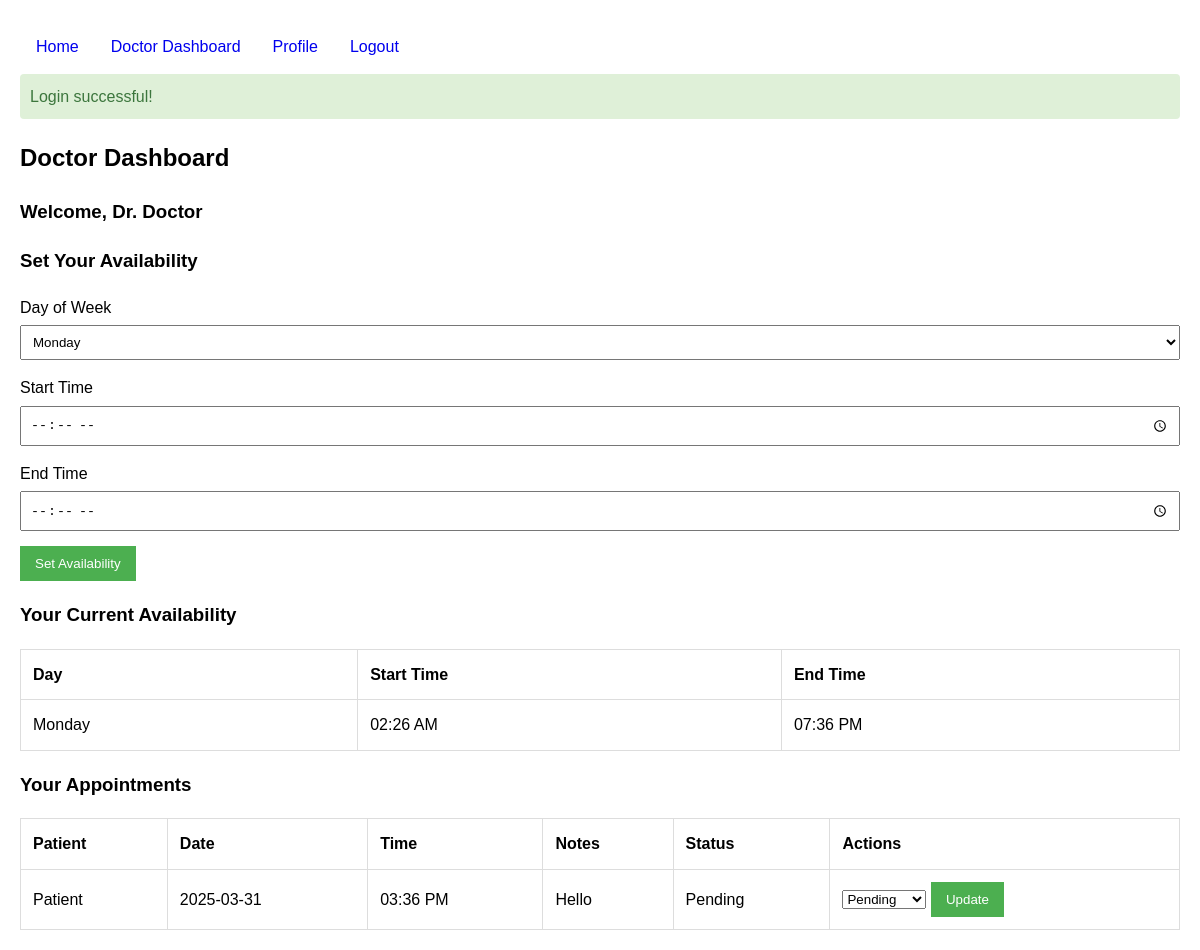
Screenshot of /doctor_dashboard.php (signed in) with the database file from the repository.
### tables this page shows
CREATE TABLE `availability` (
  `availability_id` int NOT NULL AUTO_INCREMENT,
  `doctor_id` int NOT NULL,
  `day_of_week` enum('Monday','Tuesday','Wednesday','Thursday','Friday','Saturday','Sunday') NOT NULL,
  `start_time` time NOT NULL,
  `end_time` time NOT NULL,
  PRIMARY KEY (`availability_id`),
  UNIQUE KEY `unique_availability` (`doctor_id`,`day_of_week`,`start_time`),
  CONSTRAINT `availability_ibfk_1` FOREIGN KEY (`doctor_id`) REFERENCES `users` (`user_id`) ON DELETE CASCADE
);

CREATE TABLE `appointments` (
  `appointment_id` int NOT NULL AUTO_INCREMENT,
  `patient_id` int NOT NULL,
  `doctor_id` int NOT NULL,
  `appointment_date` date NOT NULL,
  `appointment_time` time NOT NULL,
  `status` enum('pending','confirmed','canceled') DEFAULT 'pending',
  `notes` text,
  `created_at` timestamp NULL DEFAULT CURRENT_TIMESTAMP,
  PRIMARY KEY (`appointment_id`),
  KEY `patient_id` (`patient_id`),
  KEY `doctor_id` (`doctor_id`),
  CONSTRAINT `appointments_ibfk_1` FOREIGN KEY (`patient_id`) REFERENCES `users` (`user_id`) ON DELETE CASCADE,
  CONSTRAINT `appointments_ibfk_2` FOREIGN KEY (`doctor_id`) REFERENCES `users` (`user_id`) ON DELETE CASCADE
);

CREATE TABLE `users` (
  `user_id` int NOT NULL AUTO_INCREMENT,
  `full_name` varchar(100) NOT NULL,
  `email` varchar(100) NOT NULL,
  `password` varchar(255) NOT NULL,
  `role` enum('patient','doctor') NOT NULL,
  `specialty` varchar(100) DEFAULT NULL,
  `phone` varchar(20) DEFAULT NULL,
  `created_at` timestamp NULL DEFAULT CURRENT_TIMESTAMP,
  PRIMARY KEY (`user_id`),
  UNIQUE KEY `email` (`email`)
);

### doctor_dashboard.php (the view, shortened to what this page needs)
<?php
include 'db_config.php';
include 'header.php';
$doctor_id = $_SESSION['user_id'];
$availability_query = "SELECT * FROM availability WHERE doctor_id = ? ORDER BY FIELD(day_of_week, 'Monday', 'Tuesday', 'Wednesday', 'Thursday', 'Friday', 'Saturday', 'Sunday')";
$stmt = $conn->prepare($availability_query);
$stmt->bind_param("i", $doctor_id);
$stmt->execute();
$availability_result = $stmt->get_result();
$appointments_query = "SELECT a.*, u.full_name
                      FROM appointments a
                      JOIN users u ON a.patient_id = u.user_id
                      WHERE a.doctor_id = ?
                      ORDER BY a.appointment_date, a.appointment_time";
$stmt = $conn->prepare($appointments_query);
$stmt->bind_param("i", $doctor_id);
$stmt->execute();
$appointments_result = $stmt->get_result();
?>
<h2>Doctor Dashboard</h2>
<h3>Welcome, Dr. <?= $_SESSION['full_name'] ?></h3>
<div>
    <h3>Set Your Availability</h3>
    <form method="post" action="">
        <div class="form-group">
            <label for="day_of_week">Day of Week</label>
            <select id="day_of_week" name="day_of_week" required>
                <option value="Monday">Monday</option>
            </select>
        </div>
        <div class="form-group">
            <label for="start_time">Start Time</label>
            <input type="time" id="start_time" name="start_time" required>
        </div>
        <div class="form-group">
            <label for="end_time">End Time</label>
            <input type="time" id="end_time" name="end_time" required>
        </div>
        <button type="submit" name="set_availability" class="btn">Set Availability</button>
    </form>
</div>
<div>
    <h3>Your Current Availability</h3>
    <table>
        <thead>
        <tr>
            <th>Day</th>
            <th>Start Time</th>
            <th>End Time</th>
        </tr>
        </thead>
        <tbody>
        <?php if ($availability_result->num_rows > 0): ?>
            <?php while ($availability = $availability_result->fetch_assoc()): ?>
                <tr>
                    <td><?= $availability['day_of_week'] ?></td>
                    <td><?= date('h:i A', strtotime($availability['start_time'])) ?></td>
                    <td><?= date('h:i A', strtotime($availability['end_time'])) ?></td>
                </tr>
            <?php endwhile; ?>
        <?php else: ?>
            <tr>
                <td colspan="3">No availability set.</td>
            </tr>
        <?php endif; ?>
        </tbody>
    </table>
</div>
<div>
    <h3>Your Appointments</h3>
    <table>
        <thead>
        <tr>
            <th>Patient</th>
            <th>Date</th>
            <th>Time</th>
            <th>Notes</th>
            <th>Status</th>
            <th>Actions</th>
        </tr>
        </thead>
        <tbody>
        <?php if ($appointments_result->num_rows > 0): ?>
            <?php while ($appointment = $appointments_result->fetch_assoc()): ?>
                <tr>
                    <td><?= $appointment['full_name'] ?></td>
                    <td><?= $appointment['appointment_date'] ?></td>
                    <td><?= date('h:i A', strtotime($appointment['appointment_time'])) ?></td>
                    <td><?= $appointment['notes'] ?></td>
                    <td><?= ucfirst($appointment['status']) ?></td>
                    <td>
                        <?php if ($appointment['status'] != 'canceled'): ?>
                            <form method="post" action="" style="display:inline;">
                                <select name="status" required>
                                    <option value="pending" <?= $appointment['status'] == 'pending' ? 'selected' : '' ?>>
                                        Pending
                                    </option>
                                </select>
                                <button type="submit" name="update_appointment" class="btn">Update</button>
                            </form>
                        <?php else: ?>
                            Canceled
                        <?php endif; ?>
                    </td>
                </tr>
            <?php endwhile; ?>
        <?php else: ?>
            <tr>
                <td colspan="6">No appointments found.</td>
            </tr>
        <?php endif; ?>
        </tbody>
    </table>
</div>

### header.php (shortened to what this page needs)
<!DOCTYPE html>
<html lang="en">
<head>
</head>
<body>
<div>
    <nav>
        <?php if (isset($_SESSION['user_id'])): ?>
            <a href="index.php">Home</a>
            <?php if ($_SESSION['role'] == 'patient'): ?>
                <a href="patient_dashboard.php">Patient Dashboard</a>
            <?php elseif ($_SESSION['role'] == 'doctor'): ?>
                <a href="doctor_dashboard.php">Doctor Dashboard</a>
            <?php endif; ?>
            <a href="profile.php">Profile</a>
            <a href="logout.php">Logout</a>
        <?php else: ?>
            <a href="index.php">Home</a>
            <a href="login.php">Login</a>
            <a href="register.php">Register</a>
        <?php endif; ?>
    </nav>
    <?php if (isset($_SESSION['message'])): ?>
        <div class="alert alert-<?= $_SESSION['message_type']; ?>">
            <?= $_SESSION['message']; ?>
        </div>
    <?php endif; ?>
</div>
</body>
</html>

### header.php (style rules this page uses)
body { font-family: Arial, sans-serif; margin: 0; padding: 20px; line-height: 1.6; }
.form-group { margin-bottom: 15px; }
.form-group label { display: block; margin-bottom: 5px; }
.form-group input, .form-group select { width: 100%; padding: 8px; box-sizing: border-box; }
.btn { padding: 10px 15px; background-color: #4CAF50; color: white; border: none; cursor: pointer; }
.alert { padding: 10px; margin-bottom: 15px; border-radius: 4px; }
.alert-success { background-color: #dff0d8; color: #3c763d; }
table { width: 100%; border-collapse: collapse; }
table, th, td { border: 1px solid #ddd; }
th, td { padding: 12px; text-align: left; }
nav { overflow: hidden; }
nav a { float: left; text-align: center; padding: 14px 16px; text-decoration: none; }

### rows the page displays
availability: day_of_week "Monday", start_time "02:26 AM", end_time "07:36 PM"
appointments: patient.full_name "Patient", appointment_date "2025-03-31", appointment_time "03:36 PM", notes "Hello", status "Pending"

### other values shown
$_SESSION['message'] "Login successful!"
$_SESSION['full_name'] "Doctor"
